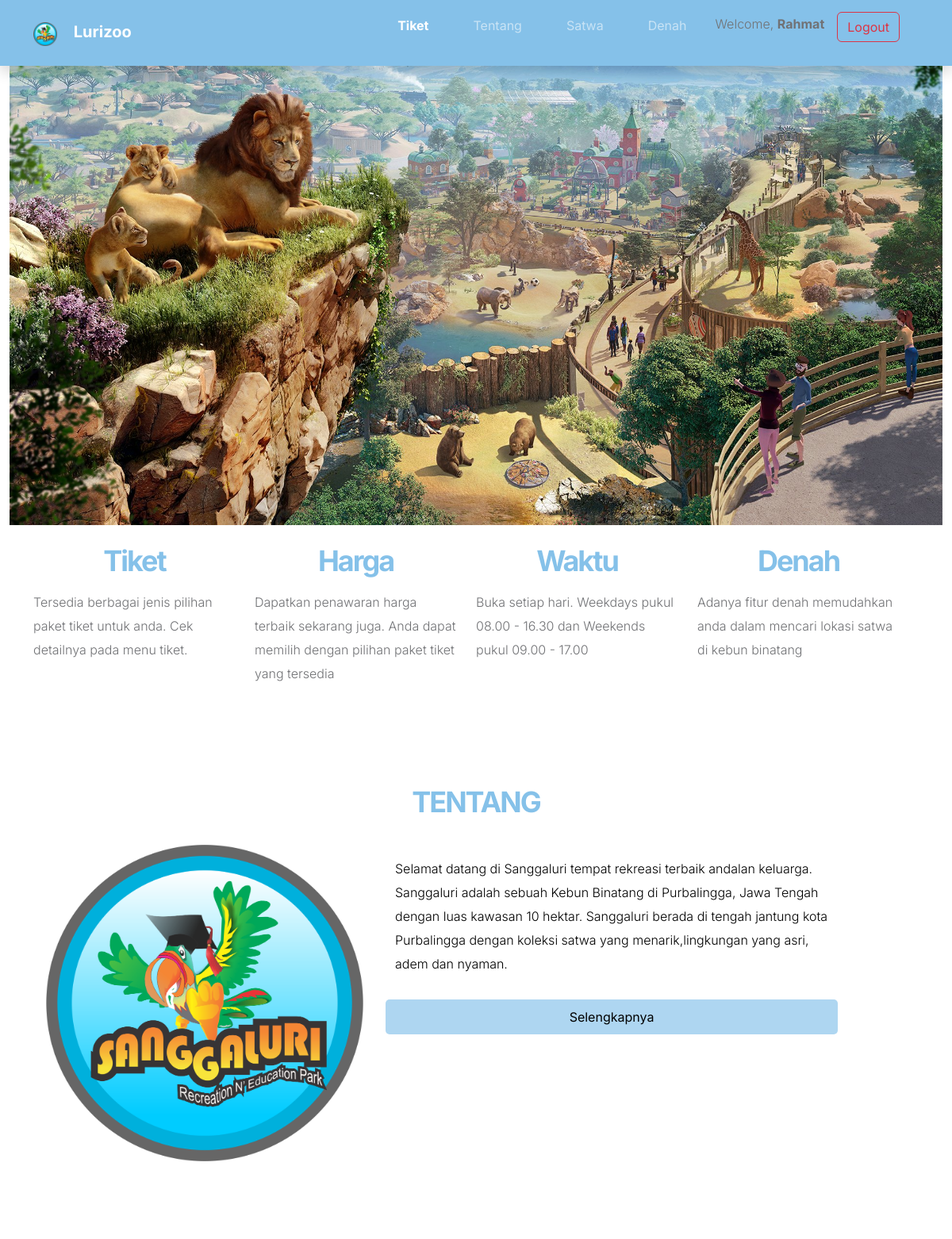
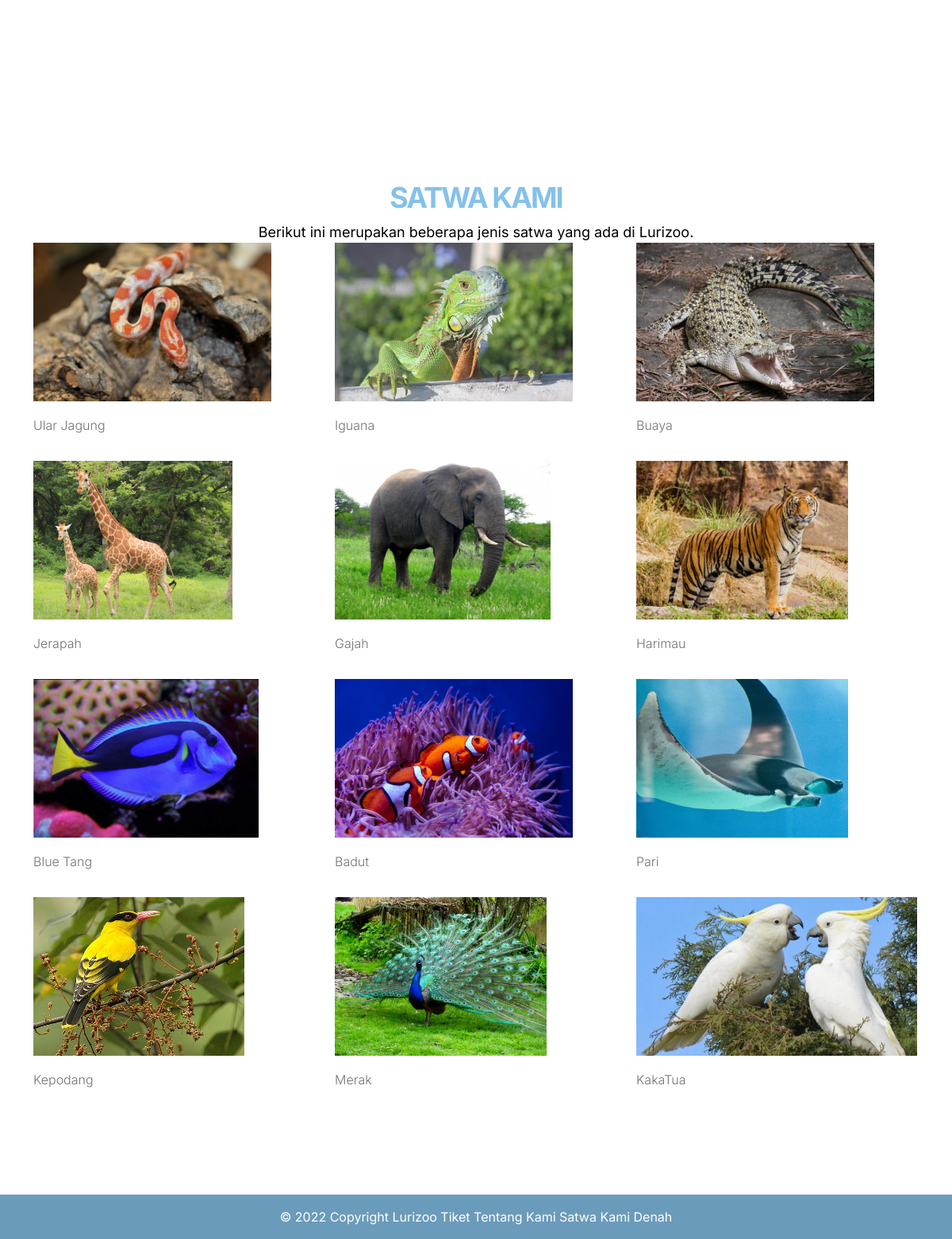
Screenshot of / (signed in) with the database file from the repository (2 pictures, top to bottom).
### tables this page shows
CREATE TABLE `satwa` (
  `id_satwa` int(11) NOT NULL,
  `nama_binatang` varchar(200) NOT NULL,
  `gambar` varchar(255) NOT NULL,
  `deskripsi_satwa` text NOT NULL
);

### index.php (the view, shortened to what this page needs)
<!DOCTYPE html>
<html lang="en">
  <head>
    <link
      href="https://cdn.jsdelivr.net/npm/bootstrap@5.0.2/dist/css/bootstrap.min.css"
      rel="stylesheet"
    />
    <link href="css/bootstrap.min.css" rel="stylesheet" />
    <link href="css/bootstrap-icons.css" rel="stylesheet" />
    <link href="css/templatemo-kind-heart-charity.css" rel="stylesheet" />
    <link
      rel="stylesheet"
      href="https://maxcdn.bootstrapcdn.com/font-awesome/4.5.0/css/font-awesome.min.css"
    />
    <link rel="stylesheet" href="css/style.css" />
  </head>
  <body>
    <section id="hero">
      <div class="container-fluid">
        <img class="img-fluid" src="assets/img/Jumbo.jpg">
      </div>
    </section>
    <div id="menu" class="container">
        <div class="row col-12 mt-4">
            <div class="col-md-3">
              <h2 id="text-menu">Tiket</h2>
              <p>Tersedia berbagai jenis pilihan paket tiket untuk anda. Cek detailnya pada menu tiket.</p>
            </div>
            <div class="col-md-3">
              <h2 id="text-menu">Harga</h2>
              <p>Dapatkan penawaran harga terbaik sekarang juga. Anda dapat memilih dengan pilihan paket tiket yang tersedia</p>
            </div>
            <div class="col-md-3">
              <h2 id="text-menu">Waktu</h2>
              <p>Buka setiap hari. Weekdays pukul 08.00 - 16.30 dan Weekends pukul 09.00 - 17.00</p>
            </div>
            <div class="col-md-3">
              <h2 id="text-menu">Denah</h2>
              <p>Adanya fitur denah memudahkan anda dalam mencari lokasi satwa di kebun binatang</p>
            </div>
          </div>
        </div>
    <section id="tentang">
      <div class="container">
        <div class="row">
          <div class="col-12 text-center pt-5 mt-5">
            <h2 class="judul-tentang">TENTANG</h2>
          </div>
        </div>
        <div class="row h-100" style="overflow:auto">
          <div class="col-md-6 mt-4 menu">
            <img width="400" height="400" src="assets/img/LOGO.png" alt="" class="img-fluid"/>
          </div>
          <div class="col-md-6 tentang-tagline end-0 mt-4">
            <p class="text-tentang">
              Selamat datang di Sanggaluri tempat rekreasi terbaik andalan keluarga. Sanggaluri adalah sebuah Kebun Binatang di Purbalingga, Jawa Tengah dengan luas kawasan 10 hektar. Sanggaluri berada di tengah jantung kota Purbalingga dengan koleksi satwa yang menarik,lingkungan yang asri, adem dan nyaman.
            </p>
            <div class="row mt-2">
                <button type="button" class="button-selengkapnya" href="about.php">
                 <a
                    style="text-decoration: none; color: #000"
                    href="about.php"
                  >Selengkapnya
                </a>
                </button>
            </div>
          </div>
        </div>
      </div>
    </section>
    <section id="satwa">
     <div class="container">
      <div class="row">
        <div class="col-12 text-center pt-5 mt-5">
          <h2>SATWA KAMI</h2>
          <span class="sub-title">Berikut ini merupakan beberapa jenis satwa yang ada di Lurizoo.</span>
        </div>
      </div>
      <div class="row box">
        <?php
        include_once "db/dbconnect.php";
          $satwa = mysqli_query($conn, "SELECT * FROM satwa");
          if(mysqli_num_rows($satwa) > 0){
            while($p = mysqli_fetch_array($satwa)){
        ?>
        <div class="col-4">
          <a href="detail-satwa.php?id=<?php echo $p['id_satwa'] ?>">
            <img height="200px" weight="100%" src="<?php echo $p['gambar']; ?>">
            <p class="nama"><?php echo substr($p['nama_binatang'], 0, 30) ?></p>
          </a>
        </div>
        <?php }}else{ ?>
          <p class="col-12 text-center">Satwa tidak ada</p>
        <?php } ?>
      </div>
      </div>
    </section>
  </body>
</html>

### css/templatemo-kind-heart-charity.css (style rules this page uses)
:root { --white-color: #ffffff; --primary-color: #5bc1ac; --secondary-color: #5a6f80; --section-bg-color: #f0f8ff; --site-footer-bg-color: #44525d; --custom-btn-bg-color: #597081; --custom-btn-bg-hover-color: #5bc1ac; --dark-color: #000000; --p-color: #717275; --border-color: #e9eaeb; --body-font-family: 'Metropolis', sans-serif; --h1-font-size: 52px; --h2-font-size: 46px; --h3-font-size: 32px; --h4-font-size: 28px; --h5-font-size: 24px; --h6-font-size: 22px; --p-font-size: 16px; --btn-font-size: 18px; --copyright-font-size: 14px; --border-radius-large: 100px; --border-radius-medium: 20px; --border-radius-small: 10px; --font-weight-light: 300; --font-weight-normal: 400; --font-weight-semibold: 600; --font-weight-bold: 700; }
body { background-color: var(--white-color); font-family: var(--body-font-family); }
h2, h3, h4, h5, h6 { color: var(--dark-color); }
h1, h2, h3, h4, h5, h6 { font-weight: var(--font-weight-semibold); letter-spacing: -1px; }
h2 { color: var(--secondary-color); font-size: var(--h2-font-size); letter-spacing: -2px; }
p { color: var(--p-color); font-size: var(--p-font-size); font-weight: var(--font-weight-light); }
a, button { touch-action: manipulation; transition: all 0.3s; }
a { color: var(--p-color); text-decoration: none; }

### css/style.css (style rules this page uses)
:root { --pr-color: #fff; }
body { font-family: "Inter", sans-serif; background-color: #fff; }
#text-menu { text-align: center; color: #85c1e9; }
#tentang { background: linear-gradient(160deg, var(--pr-color), #fff); height: 100vh; width: 100%; }
.judul-tentang { font-size: 36px; font-weight: 700; color: #85c1e9; }
.tentang-tagline p { color: #000; }
.menu { float: left; width: 40%; text-align: center; }
.button-selengkapnya { background-color: #aed6f1; width: 160%; padding: 10px; border: none; border-radius: 5px; }
h2 { font-size: 36px; font-weight: 700; color: #85c1e9; }
.sub-title { font-size: 18px; color: #000; }
p { margin-bottom: 30px; margin-top: 15px; line-height: 30px; }

### rows the page displays
satwa: gambar (picture), nama_binatang "Ular Jagung"
satwa: gambar (picture), nama_binatang "Iguana"
satwa: gambar (picture), nama_binatang "Buaya"
satwa: gambar (picture), nama_binatang "Jerapah"
satwa: gambar (picture), nama_binatang "Gajah"
satwa: gambar (picture), nama_binatang "Harimau"
satwa: gambar (picture), nama_binatang "Blue Tang"
satwa: gambar (picture), nama_binatang "Badut"
satwa: gambar (picture), nama_binatang "Pari"
satwa: gambar (picture), nama_binatang "Kepodang"
satwa: gambar (picture), nama_binatang "Merak"
satwa: gambar (picture), nama_binatang "KakaTua"

### other values shown
$_SESSION['firstName'] "Rahmat"
